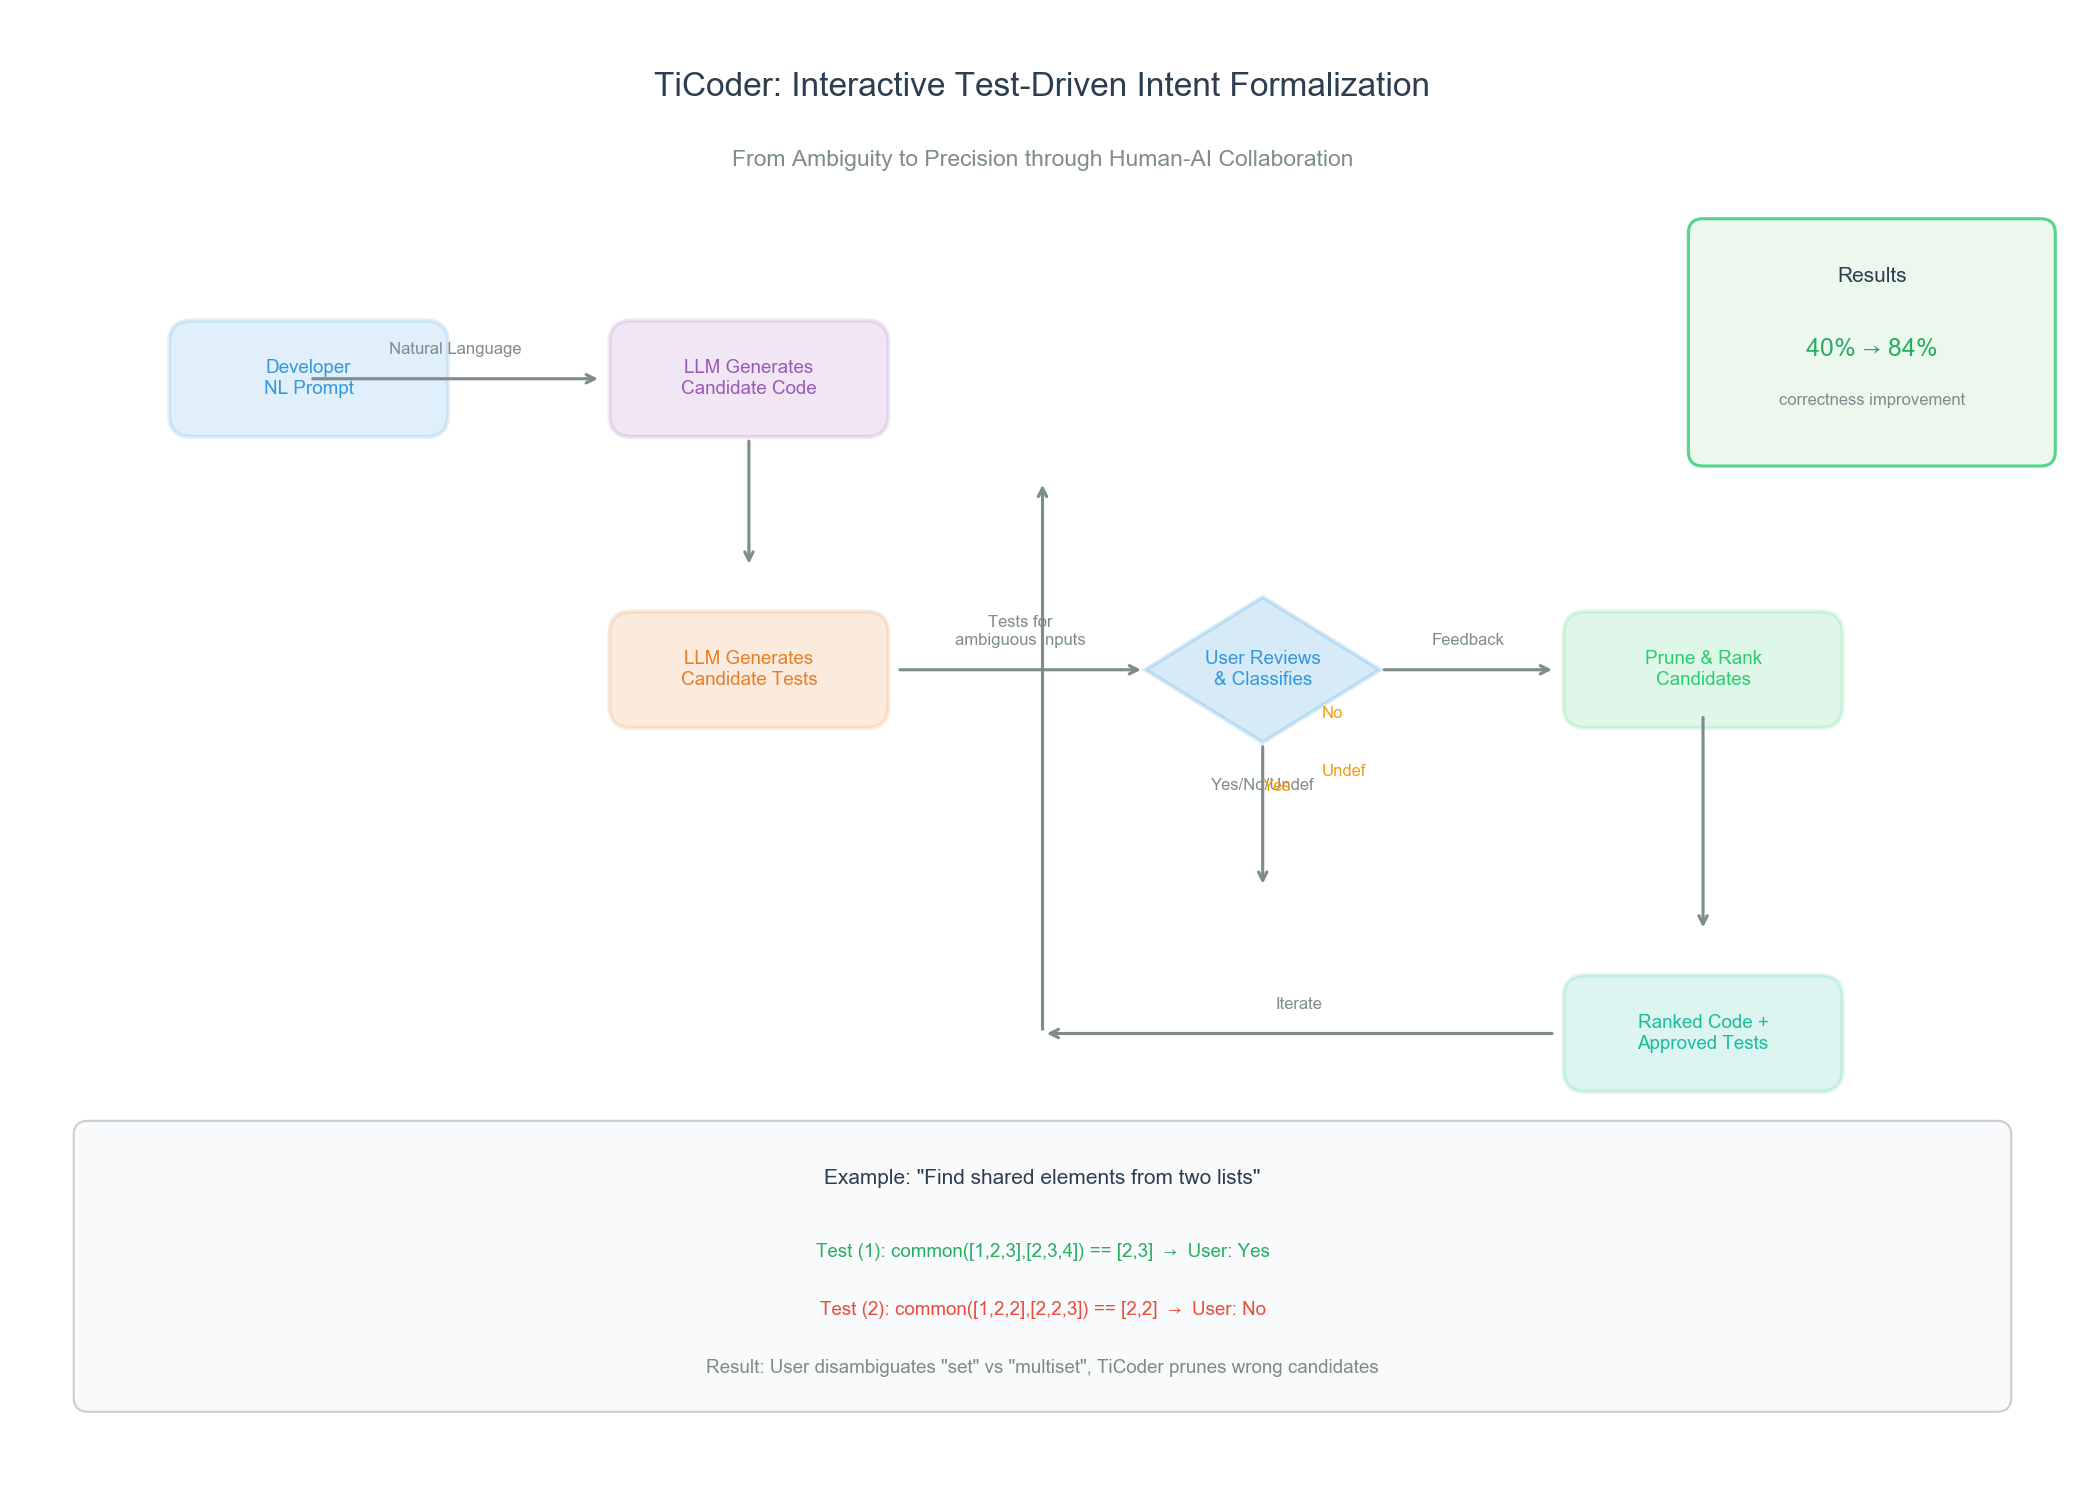

The script that saved this image:
"""
TiCoder 交互工作流程图
展示测试驱动的意图形式化流程
"""

import matplotlib.pyplot as plt
import matplotlib.patches as mpatches
from matplotlib.patches import FancyBboxPatch, FancyArrowPatch, Circle
import numpy as np

plt.rcParams['font.sans-serif'] = ['Arial Unicode MS', 'SimHei', 'DejaVu Sans']
plt.rcParams['axes.unicode_minus'] = False

fig, ax = plt.subplots(figsize=(14, 10))
ax.set_xlim(0, 14)
ax.set_ylim(0, 10)
ax.axis('off')

# 颜色方案
colors = {
    'user': '#3498db',
    'llm': '#9b59b6',
    'process': '#2ecc71',
    'test': '#e67e22',
    'decision': '#f39c12',
    'output': '#1abc9c',
    'text': '#2c3e50'
}

# 标题
ax.text(7, 9.5, 'TiCoder: Interactive Test-Driven Intent Formalization', 
        fontsize=16, weight='bold', ha='center', va='center', color=colors['text'])
ax.text(7, 9.0, 'From Ambiguity to Precision through Human-AI Collaboration', 
        fontsize=11, ha='center', va='center', color='#7f8c8d')

# 流程步骤
steps = [
    {'name': 'Developer\nNL Prompt', 'x': 2, 'y': 7.5, 'color': colors['user'], 'type': 'input'},
    {'name': 'LLM Generates\nCandidate Code', 'x': 5, 'y': 7.5, 'color': colors['llm'], 'type': 'process'},
    {'name': 'LLM Generates\nCandidate Tests', 'x': 5, 'y': 5.5, 'color': colors['test'], 'type': 'process'},
    {'name': 'User Reviews\n& Classifies', 'x': 8.5, 'y': 5.5, 'color': colors['user'], 'type': 'decision'},
    {'name': 'Prune & Rank\nCandidates', 'x': 11.5, 'y': 5.5, 'color': colors['process'], 'type': 'process'},
    {'name': 'Ranked Code +\nApproved Tests', 'x': 11.5, 'y': 3, 'color': colors['output'], 'type': 'output'},
]

# 绘制步骤框
for step in steps:
    if step['type'] == 'decision':
        # 菱形决策框
        diamond = plt.Polygon([[step['x'], step['y']+0.5], 
                              [step['x']+0.8, step['y']], 
                              [step['x'], step['y']-0.5], 
                              [step['x']-0.8, step['y']]],
                             closed=True, facecolor=step['color'], alpha=0.2,
                             edgecolor=step['color'], linewidth=2)
        ax.add_patch(diamond)
        ax.text(step['x'], step['y'], step['name'], fontsize=9, weight='bold',
                ha='center', va='center', color=step['color'])
    else:
        # 矩形框
        width = 1.8
        height = 0.7
        box = FancyBboxPatch((step['x']-width/2, step['y']-height/2), width, height,
                            boxstyle="round,pad=0.05,rounding_size=0.15",
                            facecolor=step['color'], alpha=0.15,
                            edgecolor=step['color'], linewidth=2)
        ax.add_patch(box)
        ax.text(step['x'], step['y'], step['name'], fontsize=9, weight='bold',
                ha='center', va='center', color=step['color'])

# 绘制箭头连接
arrows = [
    ((2, 7.5), (4, 7.5), 'Natural Language'),
    ((5, 7.1), (5, 6.2), ''),
    ((6, 5.5), (7.7, 5.5), 'Tests for\nambiguous inputs'),
    ((8.5, 5), (8.5, 4), 'Yes/No/Undef'),
    ((9.3, 5.5), (10.5, 5.5), 'Feedback'),
    ((11.5, 5.2), (11.5, 3.7), ''),
    ((10.5, 3), (7, 3), 'Iterate'),
    ((7, 3), (7, 6.8), ''),
]

for start, end, label in arrows:
    if label:
        ax.annotate('', xy=end, xytext=start,
                   arrowprops=dict(arrowstyle='->', color='#7f8c8d', lw=1.5,
                                  connectionstyle='arc3,rad=0'))
        mid_x = (start[0] + end[0]) / 2
        mid_y = (start[1] + end[1]) / 2
        ax.text(mid_x, mid_y + 0.15, label, fontsize=8, ha='center', va='bottom',
                color='#7f8c8d', style='italic')
    else:
        ax.annotate('', xy=end, xytext=start,
                   arrowprops=dict(arrowstyle='->', color='#7f8c8d', lw=1.5))

# 决策标签
decision_labels = [
    (8.5, 4.7, 'Yes'),
    (8.9, 5.2, 'No'),
    (8.9, 4.8, 'Undef'),
]
for x, y, label in decision_labels:
    ax.text(x, y, label, fontsize=8, ha='left', va='center', 
            color=colors['decision'], weight='bold')

# 底部示例框
example_box = FancyBboxPatch((0.5, 0.5), 13, 1.8,
                            boxstyle="round,pad=0.1,rounding_size=0.1",
                            facecolor='#f8f9fa', alpha=0.8,
                            edgecolor='#bdc3c7', linewidth=1)
ax.add_patch(example_box)

ax.text(7, 2.0, 'Example: "Find shared elements from two lists"', 
        fontsize=10, weight='bold', ha='center', va='center', color=colors['text'])
ax.text(7, 1.5, 'Test (1): common([1,2,3],[2,3,4]) == [2,3]  →  User: Yes', 
        fontsize=9, ha='center', va='center', color='#27ae60')
ax.text(7, 1.1, 'Test (2): common([1,2,2],[2,2,3]) == [2,2]  →  User: No', 
        fontsize=9, ha='center', va='center', color='#e74c3c')
ax.text(7, 0.7, 'Result: User disambiguates "set" vs "multiset", TiCoder prunes wrong candidates', 
        fontsize=9, ha='center', va='center', color='#7f8c7d', style='italic')

# 右侧统计信息
stats_box = FancyBboxPatch((11.5, 7), 2.3, 1.5,
                          boxstyle="round,pad=0.1,rounding_size=0.1",
                          facecolor='#e8f5e9', alpha=0.8,
                          edgecolor='#2ecc71', linewidth=1.5)
ax.add_patch(stats_box)
ax.text(12.65, 8.2, 'Results', fontsize=10, weight='bold', ha='center', va='center', color=colors['text'])
ax.text(12.65, 7.7, '40% → 84%', fontsize=12, weight='bold', ha='center', va='center', color='#27ae60')
ax.text(12.65, 7.35, 'correctness improvement', fontsize=8, ha='center', va='center', color='#7f8c8d')

plt.tight_layout()
plt.savefig('/Users/ericbinder/Documents/repos/githubpage/amytis-blog/public/images/papers/intent-formalization/ticoder-workflow.png',
            dpi=150, bbox_inches='tight', facecolor='white')
print("TiCoder workflow diagram saved!")
